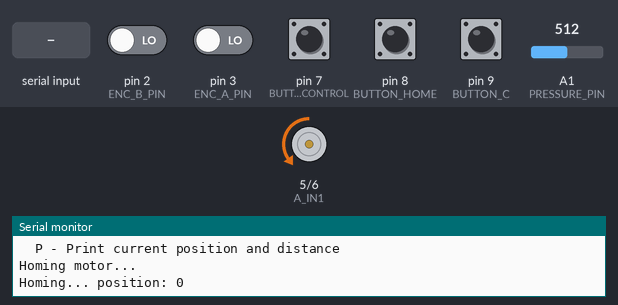
Simulated run of this sketch. Board: Arduino Uno, built with avr-gcc and run on an emulated ATmega328P. Parts: motor-driver pin pairs drawn as motors (green arrow = first pin HIGH = forward, orange = second pin HIGH = backward, longer = more drive), the last lines printed to the serial monitor. The inputs (shaded band) are chosen by the test bench; at power-on: pin 7 (BUTTON_CONTROL), pin 8 (BUTTON_HOME), pin 9 (BUTTON_C) HIGH, pin 2 (ENC_B_PIN), pin 3 (ENC_A_PIN) LOW, A1 (PRESSURE_PIN) = 512.

Above: at 0.8 s.
0.9 s: pin 8 (BUTTON_HOME) pulled LOW for 0.15 s
At 2.1 s:
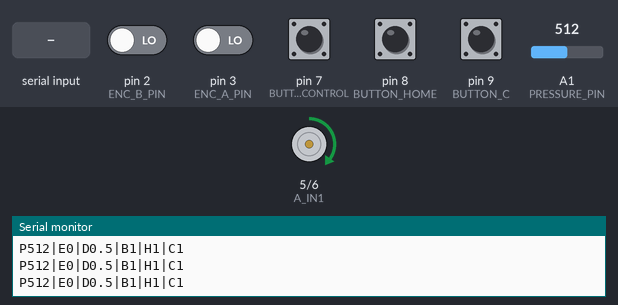
2.5 s: "M90\n" received over Serial
At 2.9 s:
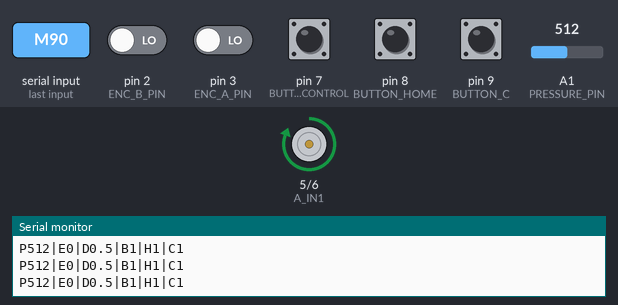
4.0 s: "E\n" received over Serial
At 5.1 s:
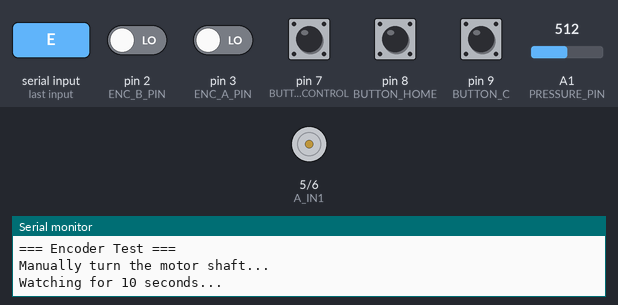
Timing chart, 0 to 15.5 s (numbered marks = the images above; inputs shaded):
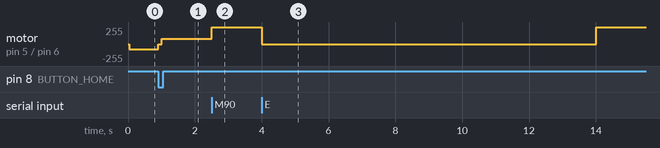

The sketch:

Nano_speed.ino
```cpp
/*
 * Continuous Position Control - A4950 Driver
 * * This code is adapted for the A4950 motor driver, which uses
 * a different control scheme than a standard H-bridge with an enable pin.
 * * A4950 Control Logic:
 * IN1   | IN2   | Function
 * ---------------------------
 * PWM   | LOW   | Forward
 * LOW   | PWM   | Reverse
 * LOW   | LOW   | Brake (fast stop)
 * HIGH  | HIGH  | Brake (fast stop)
 * * Motor continuously moves toward the 'targetPosition'.
 * Commands can be received at any time to update the target.
 */

#include <Arduino.h>

// ----------------- Pin Definitions -----------------
// A4950 Motor Driver Pins
const uint8_t A_IN1 = 5;  // A4950 Input 1 (controls direction/speed)
const uint8_t A_IN2 = 6;  // A4950 Input 2 (controls direction/speed)
// ENA pin is NOT needed for A4950

const uint8_t ENC_A_PIN = 3;  // Encoder Channel A (interrupt 0)
const uint8_t ENC_B_PIN = 2;  // Encoder Channel B (interrupt 1)

const uint8_t PRESSURE_PIN = A1; // Restored Pressure Sensor on A1

const uint8_t BUTTON_HOME = 8;
const uint8_t BUTTON_CONTROL = 7;
const uint8_t BUTTON_C = 9;

// ----------------- Global Variables -----------------
volatile long targetPosition = 0;  // Made volatile since it can change anytime

// Movement parameters
const int FAST_SPEED = 255;    // PWM for fast movement
const int SLOW_SPEED = 150;    // PWM for slow approach
const int BRAKE_SPEED = 150;   // PWM for active reverse braking
const int CREEP_SPEED = 80;    // PWM for final approach

const int SLOW_DISTANCE = 300;   // Start slowing down at this distance
const int BRAKE_DISTANCE = 200;   // Distance at which reverse braking is applied
const int CREEP_DISTANCE = 100;   // Final creeping distance
const int STOP_TOLERANCE = 10;   // Stop when within this many counts

const float END_BRAKE_SPEED = 1800.0; // (counts/s) Below this speed, active braking stops and creep begins

// Debugging
bool debugMode = true;
unsigned long lastDebugTime = 0;
const unsigned long DEBUG_INTERVAL = 200; // Print debug every 200ms

unsigned long lastSendTime = 0;
const unsigned long SEND_INTERVAL = 20; // Send every 50ms

// Command parsing
String inputBuffer = "";

// Movement limits
const long MIN_POSITION = 50;    // Minimum allowed position (encoder counts)
const long MAX_POSITION = 10000; // Maximum allowed position (encoder counts)

// Distance conversion constants
const float DISTANCE_SLOPE = 0.0084;  // mm per encoder count
const float DISTANCE_OFFSET = 0.5;    // mm offset
const float MIN_DISTANCE_MM = 0;      // Minimum distance in mm
const float MAX_DISTANCE_MM = 75.0;   // Maximum distance in mm
bool isHoming = false;

// Encoder variables
volatile long encoderCount = 0;
volatile uint8_t lastEncoded = 0;

// ----------------- Control Modes -----------------
enum ControlMode {
  MODE_POSITION, // Default: Move to targetPosition
  MODE_DIRECT    // Direct PWM control
};

ControlMode currentMode = MODE_POSITION;
int directPwm = 0; // -255 to 255 for direct mode

// ----------------- Setup -----------------
void setup() {
  Serial.begin(115200);
  Serial.println("=== Continuous Position Control (A4950 Driver) ===");
  Serial.println("Commands:");
  Serial.println("  M<distance> - Move pen to extend distance in mm (e.g., M30.2)");
  Serial.println("  H - Home motor");
  Serial.println("  S - Stop motor (set target to current position)");
  Serial.println("  T - Test motor");
  Serial.println("  E - Test encoder");
  Serial.println("  D - Toggle debug mode");
  Serial.println("  M<distance> - Move pen to extend distance in mm (e.g., M30.2)");
  Serial.println("  A<pwm>      - Direct actuation (-255 to 255) (e.g., A200, A-150)");
  Serial.println("  H - Home motor");
  Serial.println("  S - Stop motor (set target to current position)");
  Serial.println("  T - Test motor");
  Serial.println("  E - Test encoder");
  Serial.println("  D - Toggle debug mode");
  Serial.println("  P - Print current position and distance");
  Serial.println();

  // Pin setup
  pinMode(A_IN1, OUTPUT);
  pinMode(A_IN2, OUTPUT);

  pinMode(BUTTON_HOME, INPUT_PULLUP);
  pinMode(BUTTON_CONTROL, INPUT_PULLUP);
  pinMode(BUTTON_C, INPUT_PULLUP);
  // pinMode(PRESSURE_PIN, INPUT); // Default is analog input, no pullup needed

  // Initialize motor stopped (braked)
  stopMotor();
  homeMotor();

  // Set initial target to current position (stopped)
  targetPosition = encoderCount;

  // Encoder interrupt
  attachInterrupt(digitalPinToInterrupt(ENC_A_PIN), updateEncoder, CHANGE);
  attachInterrupt(digitalPinToInterrupt(ENC_B_PIN), updateEncoder, CHANGE);

  Serial.println("Setup complete. Motor will continuously track target position.");
  Serial.print("Current position: ");
  Serial.println(encoderCount);

  // Reserve string buffer for commands
  inputBuffer.reserve(50);
}

// ----------------- Main Loop -----------------
void loop() {
  // ALWAYS check for and handle serial commands (non-blocking)
  handleSerialInput();

  // ALWAYS update motor movement based on current mode
  if (currentMode == MODE_POSITION) {
    updateContinuousMovement();
  } else if (currentMode == MODE_DIRECT) {
    updateDirectMovement();
  }

  // Send sensor data periodically
  unsigned long currentTime = millis();
  if (currentTime - lastSendTime >= SEND_INTERVAL) {
    readSensorData();
    lastSendTime = currentTime;
  }

  // Debug output
  if (debugMode && (millis() - lastDebugTime > DEBUG_INTERVAL)) {
    if (abs(targetPosition - encoderCount) > STOP_TOLERANCE) {
      // printMovementStatus();
    }
    lastDebugTime = millis();
  }
}

void readSensorData() {
  // 1. Read Sensors
  int pressureValue = analogRead(PRESSURE_PIN);
  int digitalValue = digitalRead(BUTTON_CONTROL);
  int homeValue = digitalRead(BUTTON_HOME);
  int cValue = digitalRead(BUTTON_C);

  float currentDistance = encoderCountsToDistance(encoderCount);

  // 2. Send Data
  // Format: P<pressure>|E<enc>|D<dist>|B<btn>|H<home>|C1

  Serial.print("P");
  Serial.print(pressureValue); // Output Pressure Value
  Serial.print("|E");
  Serial.print(encoderCount);
  Serial.print("|D");
  Serial.print(currentDistance, 1);
  Serial.print("|B");
  Serial.print(digitalValue);
  Serial.print("|H");
  Serial.print(homeValue);
  Serial.print("|C");
  Serial.println(cValue);
}

// ----------------- Continuous Movement Control -----------------
void updateContinuousMovement() {
  long currentPos = encoderCount;

  // Velocity calculation for state machine
  static unsigned long lastVelocityTime = 0;
  static long lastVelocityEncoder = 0;
  static float currentVelocity = 0.0;

  unsigned long now = micros();
  // Update velocity roughly every 5ms (5000us)
  if (now - lastVelocityTime >= 5000) {
    currentVelocity = (float)(currentPos - lastVelocityEncoder) * 1000000.0 / (float)(now - lastVelocityTime);
    lastVelocityEncoder = currentPos;
    lastVelocityTime = now;
  }
  float absSpeed = abs(currentVelocity);

  // Safety check: stop if we've exceeded limits (but not during homing)
  if (!isHoming) {
    if (currentPos < MIN_POSITION && targetPosition >= MIN_POSITION) {
      // We're below minimum and trying to go up - that's OK
    } else if (currentPos > MAX_POSITION && targetPosition <= MAX_POSITION) {
      // We're above maximum and trying to go down - that's OK
    } else if (currentPos < MIN_POSITION && targetPosition < MIN_POSITION) {
      // Below minimum and target is also below - stop
      targetPosition = MIN_POSITION;
    } else if (currentPos > MAX_POSITION && targetPosition > MAX_POSITION) {
      // Above maximum and target is also above - stop
      targetPosition = MAX_POSITION;
    }
  }


  long error = targetPosition - currentPos;
  long absError = abs(error);

  // Check if we're close enough to target (within tolerance)
  if (absError <= STOP_TOLERANCE) {
    stopMotor();
    return;
  }

  // Determine base direction (1 = forward, -1 = reverse)
  int base_direction = (error > 0) ? 1 : -1;
  int apply_direction = base_direction;
  int speed = FAST_SPEED;

  // Phase state machine for movement
  enum MovePhase { PHASE_CRUISE, PHASE_BRAKE, PHASE_CREEP };
  static MovePhase movePhase = PHASE_CRUISE;

  if (absError > BRAKE_DISTANCE) {
    movePhase = PHASE_CRUISE;
  } else {
    // Inside the braking zone
    if (movePhase == PHASE_CRUISE) {
      if (absSpeed > END_BRAKE_SPEED) {
        movePhase = PHASE_BRAKE; // Too fast, trigger active braking
      } else {
        movePhase = PHASE_CREEP; // Already slow enough, skip braking
      }
    } else if (movePhase == PHASE_BRAKE) {
      // Monitor speed and stop braking once it drops sufficiently
      if (absSpeed <= END_BRAKE_SPEED) {
        movePhase = PHASE_CREEP;
      }
    }
  }

  // Execute current phase
  if (movePhase == PHASE_CRUISE) {
    apply_direction = base_direction;
    if (absError <= SLOW_DISTANCE) {
      speed = SLOW_SPEED;
    } else {
      speed = FAST_SPEED;
    }
  } else if (movePhase == PHASE_BRAKE) {
    apply_direction = -base_direction; // Active reverse
    speed = BRAKE_SPEED;
  } else if (movePhase == PHASE_CREEP) {
    apply_direction = base_direction;
    speed = CREEP_SPEED;
  }

  // Apply movement using A4950 logic
  setMotor(apply_direction, speed);

}

// ----------------- Direct Movement Control -----------------
void updateDirectMovement() {
  long currentPos = encoderCount;

  // Safety checks for limits
  // Forward (positive PWM) increases position
  if (directPwm > 0 && currentPos >= MAX_POSITION) {
    setMotor(0, 0); // Hard stop at max
    return;
  }

  // Reverse (negative PWM) decreases position
  if (directPwm < 0 && currentPos <= MIN_POSITION) {
    setMotor(0, 0); // Hard stop at min
    return;
  }

  // Apply direct PWM
  int dir = 0;
  if (directPwm > 0) dir = 1;
  else if (directPwm < 0) dir = -1;

  setMotor(dir, abs(directPwm));
}

// ----------------- A4950 Motor Control Functions -----------------

/**
 * @brief Sets the motor direction and speed for the A4950.
 * @param direction 1 for forward (positive encoder count), -1 for reverse (negative).
 * @param speed The PWM value (0-255).
 */
void setMotor(int direction, int speed) {
  // Ensure speed is within valid PWM range
  speed = constrain(speed, 0, 255);

  if (direction > 0) {
    // Forward: IN1 = PWM, IN2 = LOW
    analogWrite(A_IN1, speed);
    digitalWrite(A_IN2, LOW);
  } else if (direction < 0) {
    // Reverse: IN1 = LOW, IN2 = PWM
    digitalWrite(A_IN1, LOW);
    analogWrite(A_IN2, speed);
  } else {
    // Direction is 0, so stop
    stopMotor();
  }
}

/**
 * @brief Stops the motor using the A4950 brake function.
 * Sets both IN1 and IN2 to LOW.
 */
void stopMotor() {
  digitalWrite(A_IN1, LOW);
  digitalWrite(A_IN2, LOW);
  // Ensure no PWM signals are active
  analogWrite(A_IN1, 0);
  analogWrite(A_IN2, 0);
}

// ----------------- Position & Distance Functions -----------------

long distanceToEncoderCounts(float distanceMM) {
  return (long)((distanceMM - DISTANCE_OFFSET) / DISTANCE_SLOPE);
}

float encoderCountsToDistance(long counts) {
  return (counts * DISTANCE_SLOPE) + DISTANCE_OFFSET;
}

void setTargetDistance(float distanceMM) {
  if (distanceMM < MIN_DISTANCE_MM) {
    distanceMM = MIN_DISTANCE_MM;
    Serial.print("Distance clamped to minimum: ");
  } else if (distanceMM > MAX_DISTANCE_MM) {
    distanceMM = MAX_DISTANCE_MM;
    Serial.print("Distance clamped to maximum: ");
  }

  long targetCounts = distanceToEncoderCounts(distanceMM);
  setTargetPosition(targetCounts);

  Serial.print("Target distance: ");
  Serial.print(distanceMM, 1);
  Serial.print("mm (counts: ");
  Serial.print(targetCounts);
  Serial.println(")");
}

void setTargetPosition(long target) {
  // Ensure we are in Position Mode when setting a target
  currentMode = MODE_POSITION;

  if (!isHoming) {
    if (target < MIN_POSITION) {
      target = MIN_POSITION;
    } else if (target > MAX_POSITION) {
      target = MAX_POSITION;
    }
  }

  // Immediately update target - motor will start moving toward it on next loop
  targetPosition = target;

  Serial.print("New target: ");
  Serial.print(target);
  Serial.print(" (current: ");
  Serial.print(encoderCount);
  Serial.print(", distance: ");
  Serial.print(abs(target - encoderCount));
  Serial.println(")");
}

void stopMovement() {
  // Set target to current position to stop movement
  currentMode = MODE_POSITION; // Revert to position holding
  targetPosition = encoderCount;
  stopMotor();
  Serial.println("Movement stopped. Target set to current position.");
}

// ----------------- Non-blocking Serial Input Handler -----------------
void handleSerialInput() {
  // Read available characters without blocking
  while (Serial.available() > 0) {
    char inChar = Serial.read();

    if (inChar == '\n' || inChar == '\r') {
      if (inputBuffer.length() > 0) {
        processCommand(inputBuffer);
        inputBuffer = "";  // Clear buffer
      }
    } else {
      inputBuffer += inChar;
    }
  }
}

void processCommand(String command) {
  command.trim();
  command.toUpperCase();

  if (command.length() == 0) return;

  char cmd = command.charAt(0);

  switch (cmd) {
    case 'M': {
      // Switch to Position Mode
      currentMode = MODE_POSITION;
      if (command.length() > 1) {
        float distanceMM = command.substring(1).toFloat();
        // Allow M0 to go to home position
        if (distanceMM >= 0) {
          setTargetDistance(distanceMM);
        } else {
          Serial.println("Invalid distance. Must be positive.");
        }
      } else {
        Serial.println("Usage: M<distance> (e.g., M30.2 for 30.2mm)");
      }
      break;
    }

    case 'A': {
      // Switch to Direct Mode
      if (command.length() > 1) {
        int pwmVal = command.substring(1).toInt();
        // Constrain input just in case
        pwmVal = constrain(pwmVal, -255, 255);

        currentMode = MODE_DIRECT;
        directPwm = pwmVal;

        Serial.print("Direct Mode: PWM ");
        Serial.println(directPwm);
      } else {
        Serial.println("Usage: A<pwm> (e.g., A200, A-150)");
      }
      break;
    }

    case 'H':
      // Homing will take over control, reset to Position mode at end
      currentMode = MODE_POSITION;
      homeMotor();
      break;

    case 'S':
      stopMovement(); // Sets target to current, effectively switching to Position Hold
      break;

    case 'T':
      currentMode = MODE_POSITION;
      testMotor();
      break;

    case 'E':
      // Test encoder usually stops motor first
      testEncoder();
      break;

    case 'D':
      debugMode = !debugMode;
      Serial.print("Debug mode: ");
      Serial.println(debugMode ? "ON" : "OFF");
      break;

    case 'P': {
      printStatus(); // Use the helper function
      break;
    }

    default:
      Serial.print("Unknown command: ");
      Serial.println(command);
      Serial.println("Use H, M<distance>, A<pwm>, S, T, E, D, or P");
  }
}

// ----------------- Homing -----------------
void homeMotor() {
  Serial.println("Homing motor...");
  isHoming = true;

  // Set target far in reverse direction to start homing movement
  targetPosition = -10000;  // This will make it move toward home

  // Wait for button press while allowing continuous movement
  while (digitalRead(BUTTON_HOME) == HIGH) {
    // updateContinuousMovement();  // Keep moving during homing

    // --- CHANGE HERE ---
    // Instead of using the main movement logic, we'll
    // manually set the motor to move in reverse at SLOW_SPEED.
    // You can change this to CREEP_SPEED if you want it even slower.
    setMotor(-1, CREEP_SPEED);
    // --- END CHANGE ---

    delay(10);

    // Safety check - print position occasionally
    static unsigned long lastHomePrint = 0;
    if (millis() - lastHomePrint > 500) {
      Serial.print("Homing... position: ");
      Serial.println(encoderCount);
      lastHomePrint = millis();
    }
  }

  // Button pressed - continue moving for 0.5 seconds
  Serial.println("Home button triggered.");


  // Stop motor
  stopMotor();
  delay(100);

  // Reset encoder and target
  encoderCount = 0;
  targetPosition = 0;  // Start at home position
  isHoming = false;

  Serial.println("Homing complete. Position reset to 0.");
  Serial.println("Ready for operation.");
}
// ----------------- Test Functions -----------------
void testMotor() {
  Serial.println("=== Motor Test ===");

  Serial.println("Moving to 10mm...");
  setTargetDistance(10.0);
  delay(3000);  // Let it move for 3 seconds

  Serial.println("Moving to 25mm...");
  setTargetDistance(25.0);
  delay(3000);  // Let it move for 3 seconds

  Serial.println("Returning to 5mm...");
  setTargetDistance(5.0);
  delay(2000);

  Serial.println("Motor test complete.");
  float finalDistance = encoderCountsToDistance(encoderCount);
  Serial.print("Final position: ");
  Serial.print(encoderCount);
  Serial.print(" counts (");
  Serial.print(finalDistance, 1);
  Serial.println("mm)");
}

void testEncoder() {
  Serial.println("=== Encoder Test ===");
  Serial.println("Manually turn the motor shaft...");
  Serial.println("Watching for 10 seconds...");

  long startCount = encoderCount;
  unsigned long startTime = millis();
  long lastPrintedCount = startCount;

  // Stop motor movement during encoder test
  long savedTarget = targetPosition;
  targetPosition = encoderCount; // Set target to current to stop movement
  stopMotor(); // Explicitly stop motor

  while (millis() - startTime < 10000) {
    if (encoderCount != lastPrintedCount) {
      Serial.print("Encoder: ");
      Serial.print(encoderCount);
      Serial.print(" (change: ");
      Serial.print(encoderCount - lastPrintedCount);
      Serial.println(")");
      lastPrintedCount = encoderCount;
    }
    delay(50);
  }

  // Restore target
  targetPosition = savedTarget;

  Serial.print("Encoder test complete. Total change: ");
  Serial.println(encoderCount - startCount);
}

// ----------------- Debug Functions -----------------
void printMovementStatus() {
  long error = targetPosition - encoderCount;
  Serial.print("Pos: ");
  Serial.print(encoderCount);
  Serial.print(" | Target: ");
  Serial.print(targetPosition);
  Serial.print(" | Error: ");
  Serial.print(error);
  Serial.print(" | Distance: ");
  Serial.println(abs(error));
}

// ----------------- Encoder ISR -----------------
void updateEncoder() {
  // State table for quadrature decoding
  // Lookup table based on previous and current AB states
  static const int8_t encoderStates[16] = {
      0, -1,  1,  0,
      1,  0,  0, -1,
     -1,  0,  0,  1,
      0,  1, -1,  0
  };

  // Read current state of both pins
  uint8_t a = digitalRead(ENC_A_PIN);
  uint8_t b = digitalRead(ENC_B_PIN);

  // Create 2-bit current state
  uint8_t currentEncoded = (a << 1) | b;

  // Combine with last state to create 4-bit lookup value
  uint8_t sum = (lastEncoded << 2) | currentEncoded;

  // Update count based on state transition
  encoderCount += encoderStates[sum];

  // Auto-Homing Anti-Slip Protection: Calibrate to 0 firmly on hard collision
  if (encoderCount < 200) {
    if (digitalRead(BUTTON_HOME) == LOW) { // Active LOW
      encoderCount = 0;
    }
  }

  // Save current state for next time
  lastEncoded = currentEncoded;
}


// ----------------- Additional Helper Functions -----------------
void emergencyStop() {
  stopMotor();
  targetPosition = encoderCount;  // Set target to current position
  Serial.println("EMERGENCY STOP!");
}

void printStatus() {
  float currentDistance = encoderCountsToDistance(encoderCount);
  float targetDistance = encoderCountsToDistance(targetPosition);

  Serial.println("=== Status ===");
  Serial.print("Position: ");
  Serial.print(encoderCount);
  Serial.print(" counts (");
  Serial.print(currentDistance, 1);
  Serial.println("mm)");
  Serial.print("Target: ");
  Serial.print(targetPosition);
  Serial.print(" counts (");
  Serial.print(targetDistance, 1);
  Serial.println("mm)");
  Serial.print("Error: ");
  Serial.print(targetPosition - encoderCount);
  Serial.print(" counts (");
  Serial.print(targetDistance - currentDistance, 1);
  Serial.println("mm)");
  Serial.print("Moving: ");
  Serial.println(abs(targetPosition - encoderCount) > STOP_TOLERANCE ? "YES" : "NO");
  Serial.print("Mode: ");
  Serial.println(currentMode == MODE_POSITION ? "POSITION" : "DIRECT");
  if (currentMode == MODE_DIRECT) {
     Serial.print("Direct PWM: ");
     Serial.println(directPwm);
  }
  Serial.print("Debug: ");
  Serial.println(debugMode ? "ON" : "OFF");
  Serial.println("===============");
}
```

Measured:
- after the input at 0.9 s, motor on pin 5 (A_IN1) / pin 6 (A_IN2): backward 80/255 → stopped at once, → forward 80/255 0.11 s later
- after the input at 2.5 s, motor on pin 5 (A_IN1) / pin 6 (A_IN2): forward 80/255 → forward 255/255 at once
- after the input at 4.0 s, motor on pin 5 (A_IN1) / pin 6 (A_IN2): forward 255/255 → stopped at once, → forward 255/255 10.0 s later
